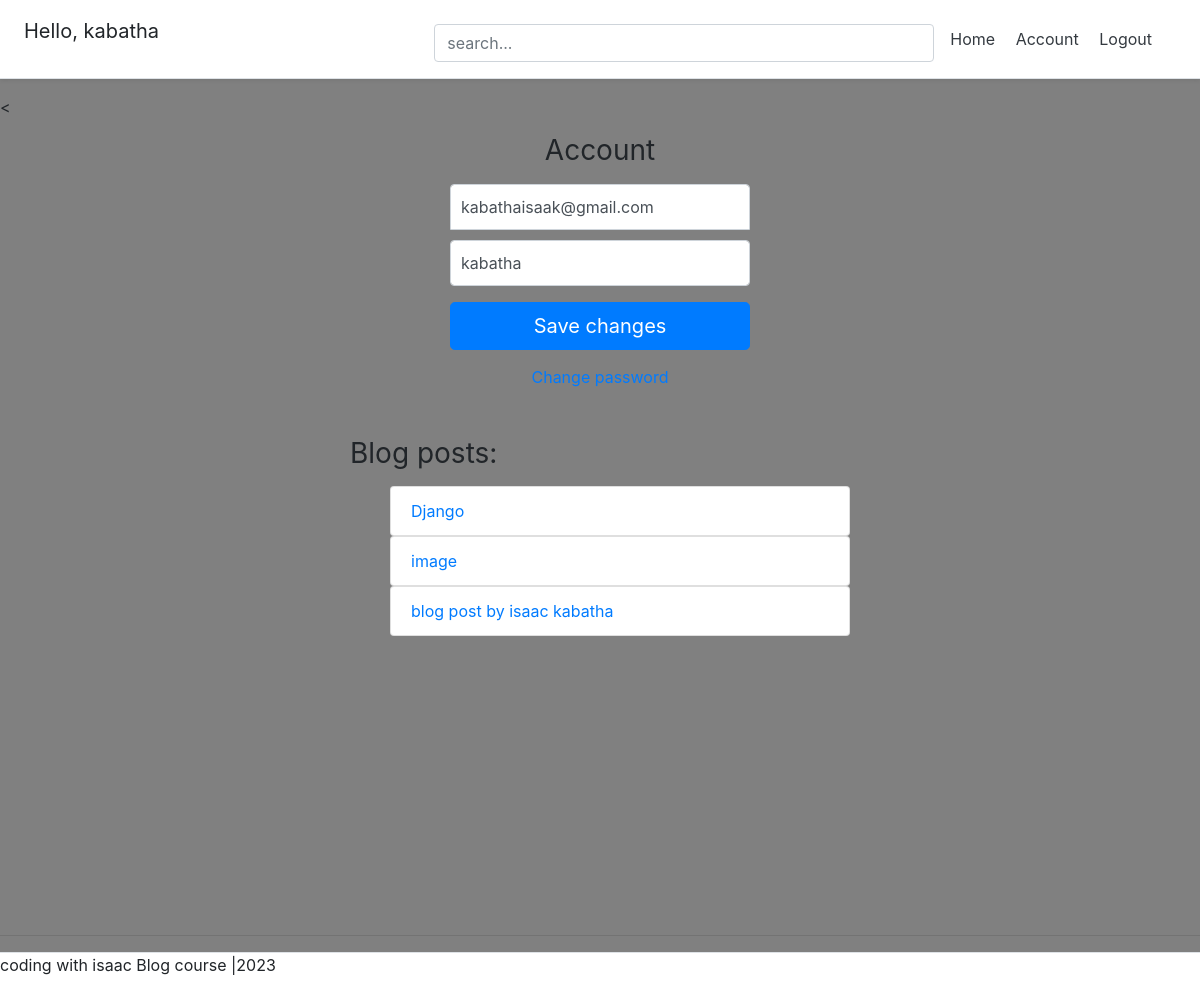
The app's page /account/ (signed in) with its own data.
### account/models.py (models this page shows, shortened)
class Account(AbstractBaseUser):
    email = models.EmailField(verbose_name="email", max_length=60, unique=True)
    username = models.CharField(max_length=60, unique=True)
    date_joined = models.DateTimeField(verbose_name="date_joined", auto_now_add=True)
    last_login = models.DateTimeField(verbose_name="last_login", auto_now_add=True)
    is_admin = models.BooleanField(default=False)
    is_active = models.BooleanField(default=True)
    is_staff = models.BooleanField(default=False)
    is_superuser = models.BooleanField(default=False)
    USERNAME_FIELD = 'email'
    REQUIRED_FIELDS = ['username']
    objects = MyAccountManager()

### blog/models.py (models this page shows)
class BlogPost(models.Model):
    title = models.CharField(max_length=50, null=False, blank=True)
    body = models.TextField(max_length=5000, null=False, blank=True)
    image = models.ImageField(upload_to=upload_location, null=False, blank=True)
    date_published = models.DateTimeField(auto_now_add=True, verbose_name="date published")
    date_updated = models.DateTimeField(auto_now=True, verbose_name="date updated")
    author = models.ForeignKey(settings.AUTH_USER_MODEL, on_delete=models.CASCADE)
    slug = models.SlugField(blank=True, unique=True)
    def __str__(self):
        return self.title

### account/views.py (the view)
# urls.py: path('account/', account_view, name="account"),
@login_required
def account_view(request):
    context = {}
    if request.method == 'POST':
        form = AccountUpdateForm(request.POST, instance=request.user)
        if form.is_valid():
            form.initial = {
                "email": request.POST['email'],
                "username": request.POST['username'],
            }
            form.save()
            context['success_message'] = "updated"
    else:
        form = AccountUpdateForm(initial={
            "email": request.user.email,
            "username": request.user.username,
        })
    context['account_form'] = form
    blog_posts = BlogPost.objects.filter(author=request.user)
    context['blog_posts'] = blog_posts
    return render(request, 'account/account.html', context)

### account/forms.py (shortened to what this page needs)
class AccountUpdateForm(forms.ModelForm):
    class Meta:
        model = Account
        fields = ('email', 'username', )

### account/templates/account/account.html (shortened to what this page needs)
{% extends 'base.html' %}
{% block content %}
<form class="form-signin" method="post">{% csrf_token %}
  <h1 class="h3 mb-3 font-weight-normal">Account</h1>
  <input type="email" name="email" id="inputEmail" class="form-control" placeholder="Email address" required autofocus value={{account_form.initial.email}}>
  <input type="text" name="username" id="inputUsername" class="form-control" placeholder="Username" required
  value="{{account_form.initial.username}}">
  <button class="btn btn-lg btn-primary btn-block" type="submit">Save changes</button>
</form>
<div class="d-flex flex-column">
  <a class="m-auto" href="{% url 'password_change' %}">Change password</a>
</div>
<div class="container mt-4 p-4">
  <div class="row">
    <div class="blog-posts">
      <h3 class="mb-3 font-weight-normal">Blog posts:</h3>
      {% if blog_posts %}
      <ul>
        {% for post in blog_posts %}
          <a href="{% url 'blog:detail' post.slug %}" style="text-decoration: none;">
            <li class="list-group-item">{{post}}</li>
          </a>
        {% endfor %}
      </ul>
      {% else %}
        <p>You have no blog posts. Create a post <a href="{% url 'blog:create' %}">here</a>.</p>
      {% endif %}
    </div>
  </div>
</div>
{% endblock content %}

### templates/snippets/header.html (shortened to what this page needs)
<div class="d-flex flex-column flex-md-row align-items-center p-3 px-md-4 mb-3 bg-white border-bottom shadow-sm">
	<h5 class="my-0 mr-md-auto font-weight-normal">
  	{% if request.user.is_authenticated %}
  		<p>Hello, {{request.user.username}}</p>
	  {% endif %}
		</h5>
	<div class="search-bar mt-sm-2 mr-2">
		<form method="get">
        <input type="text" class="form-control" name="q" id="id_q" placeholder="search...">
		</form>
	</div>
  <nav class="my-2 my-md-0 mr-md-3">
  	{% if request.user.is_authenticated %}
	  	<a class="p-2 text-dark" href="{% url 'home' %}">Home</a>
	    <a class="p-2 text-dark" href="{% url 'account' %}">Account</a>
	    <a class="p-2 text-dark" href="{% url 'logout' %}">Logout</a>
	{% else %}
		<a class="p-2 text-dark" href="{% url 'home' %}">Home</a>
	    <a class="p-2 text-dark" href="{% url 'login' %}">Login</a>
	    <a class="btn btn-outline-primary" href="{% url 'register' %}">Register</a>
	{% endif %}
  </nav>
  </div>
<

### templates/snippets/base_css.html (style rules this page uses)
body { background-color: grey; }

### templates/snippets/header.html (style rules this page uses)
@media (min-width: 768px) { html { font-size: 16px; } }
.search-bar { max-width: 500px; width: 100%; }
form { width: 100%; }

### account/templates/account/account.html (style rules this page uses)
.form-signin { width: 100%; max-width: 330px; padding: 15px; margin: auto; }
.form-signin .form-control { position: relative; box-sizing: border-box; height: auto; padding: 10px; font-size: 16px; }
.form-signin input[type="email"] { margin-bottom: 10px; border-bottom-right-radius: 0; border-bottom-left-radius: 0; }
.h3 { text-align: center; }
.blog-posts { max-width: 500px; width:100%; margin: auto; }

### records on screen
Account: user.username "kabatha", email "kabathaisaak@gmail.com", username "kabatha"
BlogPost: title "Django"
BlogPost: title "image"
BlogPost: title "blog post by isaac kabatha"
